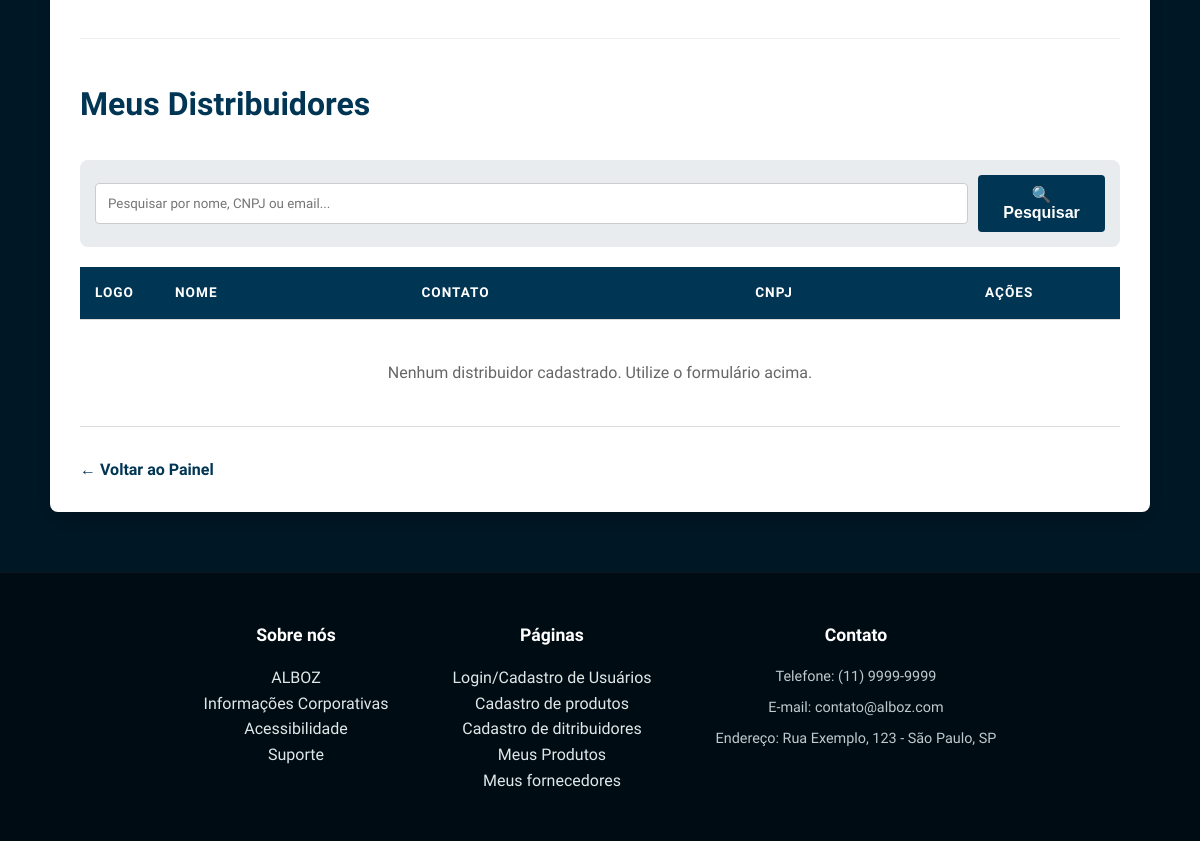
/html_alboz/listar_fornecedores.php (signed in, lower part), run on an earlier commit of the app's database.
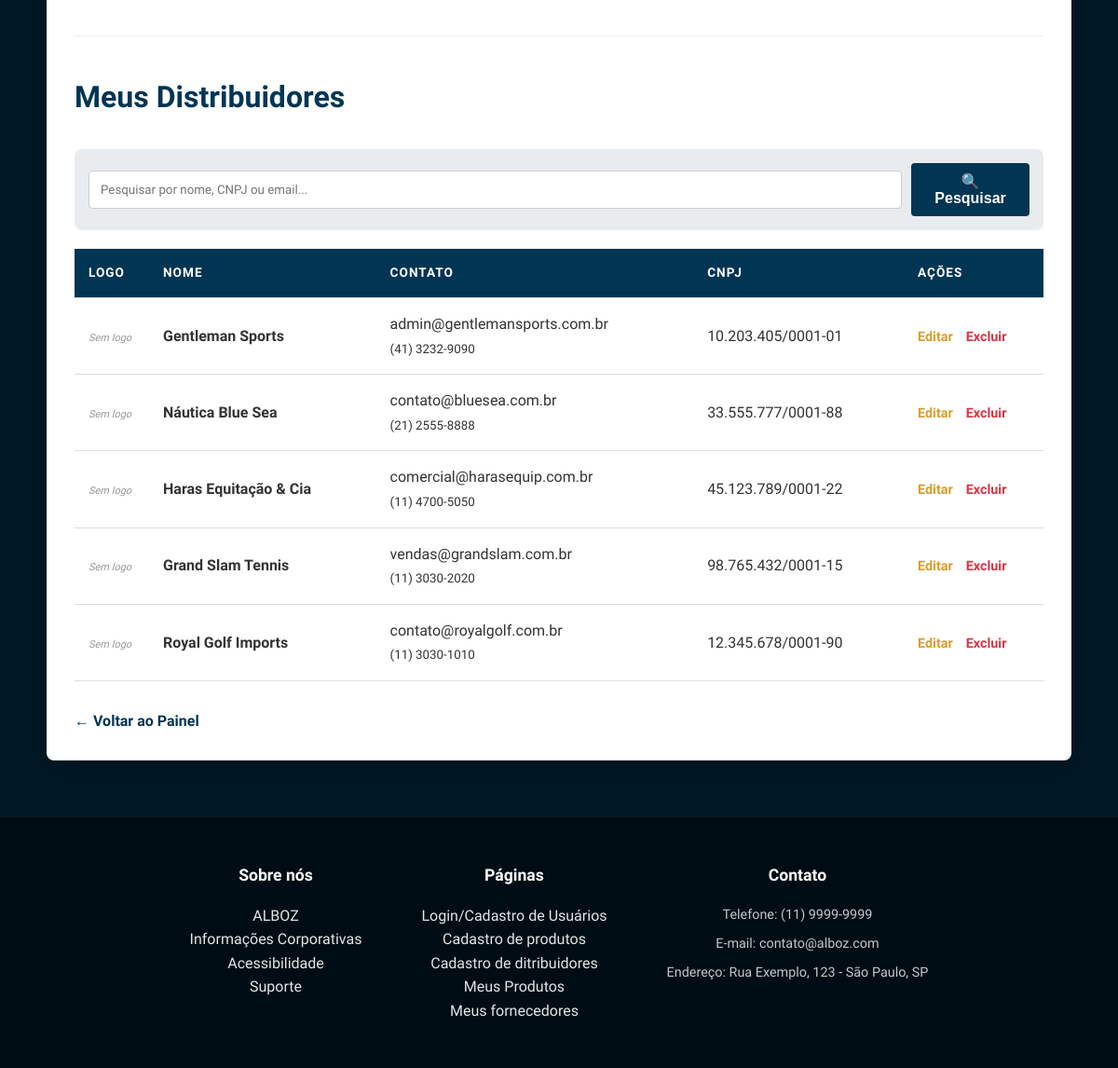
And on a later commit of the database.
### tables this page shows
CREATE TABLE fornecedores (
    id INT PRIMARY KEY AUTO_INCREMENT,
    usuario_id INT NOT NULL,             
    
    nome_fornecedor VARCHAR(100) NOT NULL,
    cnpj VARCHAR(20) NOT NULL,
    endereco VARCHAR(255),
    telefone VARCHAR(20),
    email VARCHAR(100),
    observacoes TEXT,
    imagem VARCHAR(255),                 
    
    data_registro TIMESTAMP DEFAULT CURRENT_TIMESTAMP,

    CONSTRAINT fk_usuario_fornecedor
    FOREIGN KEY (usuario_id) REFERENCES usuarios(id)
    ON DELETE CASCADE
);

### html_alboz/listar_fornecedores.php (the view, shortened to what this page needs)
<?php
include('conexao.php');
$usuario_id = $_SESSION['id'];
$busca = "";
$filtro_sql = "";
$sql_lista = "SELECT * FROM fornecedores WHERE usuario_id = $usuario_id $filtro_sql ORDER BY id DESC";
$fornecedores = $mysqli->query($sql_lista);
?>
<!DOCTYPE html>
<html lang="pt-br">
<head>
</head>
<body class="body">
    <div class="container">
        <hr style="border:0; border-top:1px solid #eee; margin: 40px 0;">
        <div style="display:flex; justify-content:space-between; align-items:center; margin-bottom:20px;">
            <h2 style="margin:0; border:none;">Meus Distribuidores</h2>
        </div>
        <form method="GET" class="search-box">
            <input type="text" name="busca" placeholder="Pesquisar por nome, CNPJ ou email..." value="<?php echo htmlspecialchars($busca); ?>">
            <button type="submit" class="btn-search">🔍 Pesquisar</button>
        </form>
        <table>
            <thead>
                <tr>
                    <th width="80">Logo</th>
                    <th>Nome</th>
                    <th>Contato</th>
                    <th>CNPJ</th>
                    <th width="150">Ações</th>
                </tr>
            </thead>
            <tbody>
                <?php if ($fornecedores->num_rows > 0): ?>
                    <?php while ($row = $fornecedores->fetch_assoc()): ?>
                        <tr>
                            <td data-label="Logo">
                                <?php if (!empty($row['imagem']) && file_exists($row['imagem'])): ?>
                                    <img src="<?php echo $row['imagem']; ?>" class="img-thumb">
                                <?php else: ?>
                                    <span class="no-img">Sem logo</span>
                                <?php endif; ?>
                            </td>
                            <td data-label="Nome">
                                <strong><?php echo $row['nome_fornecedor']; ?></strong>
                            </td>
                            <td data-label="Contato">
                                <?php echo $row['email']; ?><br>
                                <small><?php echo $row['telefone']; ?></small>
                            </td>
                            <td data-label="CNPJ"><?php echo $row['cnpj']; ?></td>
                            <td class="acoes" data-label="Ações">
                                <a href="?edit_id=<?php echo $row['id']; ?>" class="btn-edit">Editar</a>
                                <a href="?delete_id=<?php echo $row['id']; ?>" class="btn-delete" onclick="return confirm('Tem certeza? Se houver produtos vinculados, eles impedirão a exclusão.')">Excluir</a>
                            </td>
                        </tr>
                    <?php endwhile; ?>
                <?php else: ?>
                    <tr>
                        <td colspan="5" style="text-align:center; padding:40px; color:#666;">
                            <?php if (!empty($busca)): ?>
                                Nenhum distribuidor encontrado na busca.
                            <?php else: ?>
                                Nenhum distribuidor cadastrado. Utilize o formulário acima.
                            <?php endif; ?>
                        </td>
                    </tr>
                <?php endif; ?>
            </tbody>
        </table>
        <div style="margin-top:30px;">
            <a href="painel.php" style="text-decoration:none; color:var(--card); font-weight:bold;">&larr; Voltar ao Painel</a>
        </div>
    </div>
    <div class="rodape">
        <div class="limitador rodape-content">
            <ul class="sobre_nos">
                <strong>Sobre nós</strong>
                <a href="index.html">ALBOZ</a><br>
                <a href="informacoes_corporativas.html">Informações Corporativas</a><br>
                <a href="acessibilidade.html">Acessibilidade</a><br>
                <a href="suporte.php">Suporte</a><br>
            </ul>
            <ul class="paginas">
                <strong>Páginas</strong>
                <a href="login.php">Login/Cadastro de Usuários</a><br>
                <a href="cadastrar_produtos.php">Cadastro de produtos</a><br>
                <a href="cadastrar_fornecedor.php">Cadastro de ditribuidores</a><br>
                <a href="listar_produtos.php">Meus Produtos</a><br>
                <a href="listar_fornecedores.php">Meus fornecedores</a><br>
            </ul>
            <ul class="contato">
                <strong>Contato</strong>
                <li>Telefone: (11) 9999-9999</li>
                <li>E-mail: contato@alboz.com</li>
                <li>Endereço: Rua Exemplo, 123 - São Paulo, SP</li>
            </ul>
        </div>
    </div>
</body>
</html>

### html_alboz/listar_fornecedores.php (style rules this page uses)
:root { --bg: #001826; --card: #003554; --card-hover: #014e7b; --muted: #bfc9ce; --accent: #dfe7e9; --gold: #ffffff; }
* { margin: 0; padding: 0; box-sizing: border-box; }
html { font-size: 16px; scroll-behavior: smooth; scrollbar-width: thin; scrollbar-color: var(--card) var(--bg); }
body { margin: 0; font-family: 'Monda', sans-serif; background: var(--bg); color: var(--accent); line-height: 1.6; }
a { text-decoration: none; color: inherit; transition: 0.3s; cursor: pointer; }
ul { list-style: none; }
.limitador { max-width: 1100px; width: 90%; margin: 0 auto; }
.container { max-width: 1100px; margin: 0 auto 60px auto; padding: 30px; background: #fff; color: #333; box-shadow: 0 10px 30px rgba(0, 0, 0, 0.2); border-radius: 8px; min-height: 400px; }
.container h2 { color: var(--card); font-family: 'Abhaya Libre', serif; font-size: 2rem; margin-bottom: 20px; border-bottom: 2px solid #eee; padding-bottom: 10px; }
input, select, textarea { width: 100%; padding: 12px; border: 1px solid #ccc; border-radius: 4px; background: #fff; color: #333; font-family: inherit; }
button { background-color: #28a745; color: white; padding: 12px 25px; border: none; border-radius: 4px; font-weight: bold; font-size: 1rem; cursor: pointer; transition: 0.3s; }
.search-box { display: flex; gap: 10px; margin-bottom: 20px; padding: 15px; background: #e9ecef; border-radius: 8px; align-items: center; }
.btn-search { background-color: var(--card); color: white; padding: 10px 20px; border-radius: 4px; border: none; font-weight: bold; }
table { width: 100%; border-collapse: collapse; margin-top: 10px; }
th, td { padding: 15px; text-align: left; border-bottom: 1px solid #ddd; vertical-align: middle; }
th { background-color: var(--card); color: white; font-weight: bold; text-transform: uppercase; font-size: 0.85rem; letter-spacing: 1px; }
.no-img { font-size: 11px; color: #999; font-style: italic; }
.acoes a { margin-right: 10px; font-weight: bold; font-size: 0.9rem; }
.btn-edit { color: #d69e2e; }
.btn-delete { color: #dc3545; }
.rodape { background: #000c13; padding: 3rem 0; margin-top: auto; border-top: 1px solid rgba(255, 255, 255, 0.05); }
.rodape-content { display: flex; justify-content: center; gap: 4rem; text-align: center; flex-wrap: wrap; }
.rodape ul strong { display: block; color: #fff; margin-bottom: 1rem; font-size: 1.1rem; }
.rodape li { color: var(--muted); margin-bottom: 0.5rem; font-size: 0.9rem; transition: 0.2s; }

What changed in the data, as far as the page shows it:
added fornecedores: shows "Sem logo", nome_fornecedor "Gentleman Sports", email "admin@gentlemansports.com.br", telefone "(41) 3232-9090", cnpj "10.203.405/0001-01"
added fornecedores: shows "Sem logo", nome_fornecedor "Náutica Blue Sea", email "contato@bluesea.com.br", telefone "(21) 2555-8888", cnpj "33.555.777/0001-88"
added fornecedores: shows "Sem logo", nome_fornecedor "Haras Equitação & Cia", email "comercial@harasequip.com.br", telefone "(11) 4700-5050", cnpj "45.123.789/0001-22"
added fornecedores: shows "Sem logo", nome_fornecedor "Grand Slam Tennis", email "vendas@grandslam.com.br", telefone "(11) 3030-2020", cnpj "98.765.432/0001-15"
added fornecedores: shows "Sem logo", nome_fornecedor "Royal Golf Imports", email "contato@royalgolf.com.br", telefone "(11) 3030-1010", cnpj "12.345.678/0001-90"
Also different on the page:
text no longer shown: "Nenhum distribuidor cadastrado. Utilize o formulário acima."
